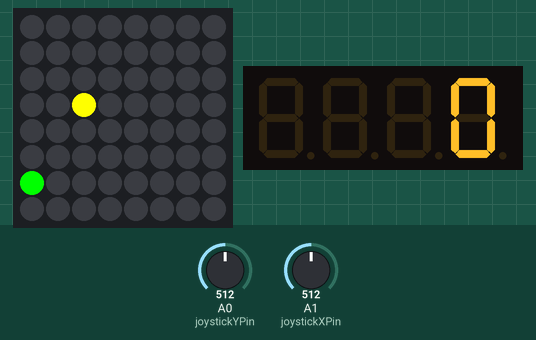
A sketch run on a simulated Arduino Uno, built with avr-gcc and run on an emulated ATmega328P. Parts: 8×8 RGB LED matrix (first LED top left, wired row by row), 4-digit seven-segment display. Inputs (shaded band) come from the test bench; at power-on: A1 (joystickXPin) = 512, A0 (joystickYPin) = 512. Random numbers use the default seed unless the sketch sets one; EEPROM starts erased.

Above: at 1.2 s.
1.3 s: A1 (joystickXPin) set to 90
At 1.9 s:
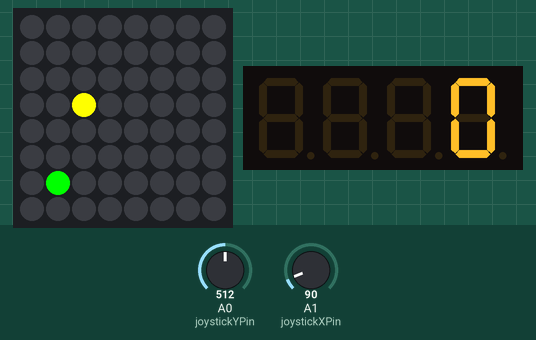
3.5 s: A0 (joystickYPin) set to 90
At 3.9 s:
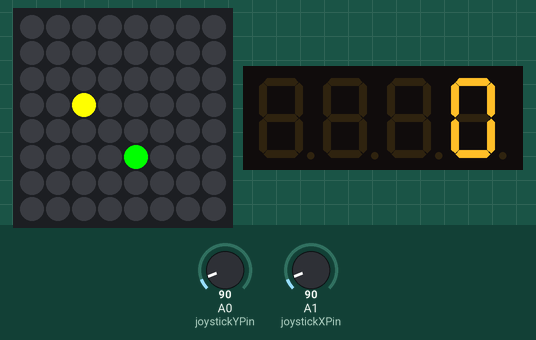
5.5 s: A0 (joystickYPin) set to 110
At 5.9 s:
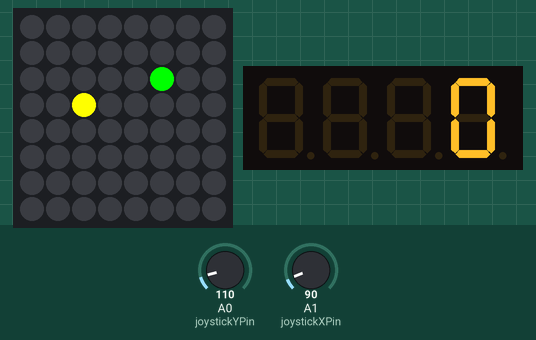
7.5 s: A0 (joystickYPin) set to 0
At 7.8 s:
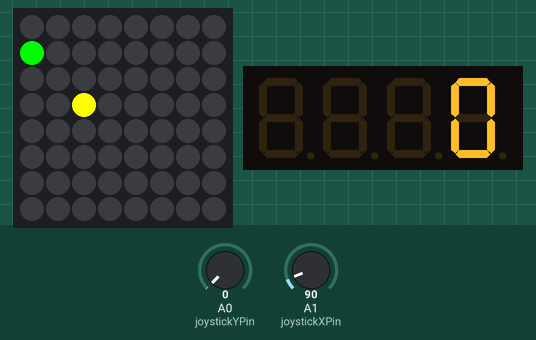
Timing chart, 0 to 10.5 s (numbered marks = the images above; inputs shaded):
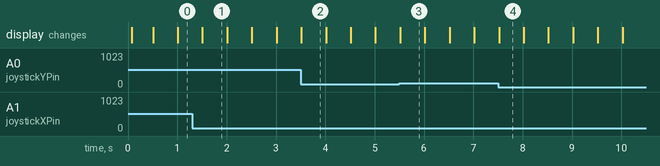

The sketch:

snake_2.ino
```cpp
#include <Wire.h>
#include "Adafruit_LEDBackpack.h"
#include "Adafruit_GFX.h"
#include <EEPROM.h>


// CONFIGURATION

// FPS to begin moving at
int beginRate = 2;

// # of points between levels
int levelInterval = 3;

// Milliseconds to wait before moving food
int moveFoodTimeout = 300;

// Screen size
int boardWidth = 8;
int boardHeight = 8;

// Snake & Food colors
uint16_t foodColor = LED_YELLOW;
uint16_t snakeColor = LED_GREEN;

// Initial position of the snake
int snakeInitialX = 0;
int snakeInitialY = 0;

// // //


// Joystick inputs
int joystickXPin = 1;
int joystickYPin = 0;

// EEPROM addresses for high score and
// next random seed
int seedAddr = 0;
int scoreAddr = 10;

// Game is paused
// Used for debugging
boolean paused = false;

// Convenience for snake direciton
enum direction {
	UP,
	DOWN,
	LEFT,
	RIGHT
};

// X, Y coordinate pair
struct point {
	int x;
	int y;
};

// Linked list to keep track of tail
// plist short for "point list"
struct plist {
	struct point coord;
	struct plist* next;
};

// Find plist length
int plistLength (struct plist* list) {

	if (!list) {
		return 0;
	}

	int counter = 1;

	struct plist item = *list;

	while (item.next) {
        counter++;
		item = *(item.next);
	}

	return counter;
}

// Remove the last element from plist
void plistPop (struct plist* list) {

	if (!list) {
		return;
	}

	struct plist* item = list;
	struct plist* last = item;

	while (item->next) {
		last = item;
		item = item->next;
	}

	// Deallocate memory for the node
	free(item);
	last->next = NULL;
}

// Add element to beginning of plist
struct plist* plistPush(struct plist* list, struct point item) {

	// Create a new item
    struct plist* newItem;

	// Allocate memory for the new item
    newItem = (struct plist*)malloc(sizeof(struct plist));

	// Fill the item with shit
    newItem->coord = item;
    newItem->next = list;

    return newItem;
}

// checks if a given point is in a given plist
boolean pointInPlist (struct point item, struct plist* list) {
	if (!list) {
		return false;
	}

	struct plist* cur = list;
	boolean i = true;

	do {
		if (pointsAreEqual(item, cur->coord)) {
			return true;
		}

		if (cur->next) {
			cur = cur->next;
		} else {
			i = false;
		}

	} while (i);

	return false;
}

boolean pointsAreEqual (struct point pA, struct point pB) {
	return pA.x == pB.x && pA.y == pB.y;
}

int timeout = -1;
long lastMillis;
float currentRate;
int interval;

struct point snakeHead;
struct plist* snakeTail;
int tailLength;
direction direction;
enum direction nextDirection;

int score;
struct point food;


Adafruit_BicolorMatrix matrix = Adafruit_BicolorMatrix();
Adafruit_7segment scoreboard = Adafruit_7segment();

// Seed the random number generator
// Otherwise each time the program runs it will
// use the same sequence of numbers for the food location.
// Saves a random number in EEPROM to seed with next time
void seed () {

	// Even if there's nothing at this location,
	// the default value is 255 so we'll be good anyway.
	int seed = EEPROM.read(seedAddr);
	randomSeed(seed);
	seed = seed + random();

	if (seed > 2147483646) {
		seed = random();
	}

	EEPROM.write(seedAddr, seed);
}


// Set up, or reset the game
void initializeGame () {

	// Put the food somewhere
	moveFood();

	score = 0;

	direction = RIGHT;
	tailLength = 0;

	snakeHead.x = snakeInitialX;
	snakeHead.y = snakeInitialY;

	// To do: clear out the entire linked list
	// this leads to a memory leak.
	snakeTail = NULL;

	currentRate = beginRate;
	interval = 1000 / currentRate;
}


void setup () {

	Serial.begin(9600);
	matrix.begin(0x72);
	scoreboard.begin(0x71);

	// Lower this value to save battery
	// Raise it to look awesomer
	matrix.setBrightness(10);
	seed();
	initializeGame();
}


void loop () {
	if (paused) {
		return;
	}

	// Routines that need to run every loop,
	// regardless of whether it's a frame
	checkDirection();
	checkTimeout();

	// Game frame
	if (millis() - lastMillis > interval) {
		lastMillis = millis();

		changeDirection();
		moveSnake();

		if (snakeTouchingSnake()) {
			endGame();
		}

		if (snakeTouchingFood()) {
			earnPoint();
			moveFood();
		}

		updateDisplay();
	}
}

// Checks to see if a direction change was requested
// Doesn't necessarily change it
void checkDirection () {

	struct point joystick = readJoystick();

	// Maybe adjust the thresholds?
	if (joystick.x > 1000) {
		nextDirection = LEFT;
	} else if (joystick.x < 100) {
		nextDirection = RIGHT;
	}

	if (joystick.y > 1000) {
		nextDirection = DOWN;
	} else if (joystick.y < 100) {
		nextDirection = UP;
	}
}

// The snake shouldn't be able to flip 180 degrees
// in one go. Checks if a direction change is valid,
// And changes it if so
void changeDirection () {
	if (nextDirection == LEFT && direction != RIGHT) {
		direction = LEFT;
	}

	if (nextDirection == RIGHT && direction != LEFT) {
		direction = RIGHT;
	}

	if (nextDirection == UP && direction != DOWN) {
		direction = UP;
	}

	if (nextDirection == DOWN && direction != UP) {
		direction = DOWN;
	}
}

// Tail must update first
// Basically, it moves to where the head is now,
// then the head moves.
void moveSnake () {
	moveSnakeTail();
	moveSnakeHead();
}

void moveSnakeHead() {
	snakeHead = alterPointByDirection(snakeHead);
}

void moveSnakeTail () {
	if (!tailLength) {
		return;
	}

	// Add the current snake head to the beginning of the plist
	snakeTail = plistPush(snakeTail, snakeHead);

	// Remove any pixels in the tail after the amount
	// required by the level.
	while (plistLength(snakeTail) > tailLength) {
		plistPop(snakeTail);
	}
}

// Moves a given point one pixel in the current direction
struct point alterPointByDirection (struct point item) {
	switch (direction) {
		case UP:
			item.y--;
		break;

		case DOWN:
			item.y++;
		break;

		case LEFT:
			item.x--;
		break;

		case RIGHT:
			item.x++;
		break;
	}


	if (item.y > (boardHeight - 1)) {
		item.y = 0;
	}

	if (item.y < 0) {
		item.y = boardHeight - 1;
	}


	if (item.x > (boardWidth - 1)) {
		item.x = 0;
	}

	if (item.x < 0) {
		item.x = boardWidth - 1;
	}

	return item;
}


boolean snakeTouchingSnake() {
	return pointInPlist(snakeHead, snakeTail);
}

boolean snakeTouchingFood() {
	return pointsAreEqual(snakeHead, food);
}

// The food moves slightly after the snake eats it
// If it moves either right away or on the next frame
// it's jarring and looks wrong
// So it moves a fraction of a second after to give
// a nice little hopping effect
void moveFood () {
	timeout = moveFoodTimeout;
}

void checkTimeout () {
	if (timeout == 0) {
		boolean pointInSnake = false;

		do {
			food.x = random(0, 7);
			food.y = random(0, 7);

			// Don't want to move the food to a point
			//currently occupied by part of the snake
			if (pointInPlist(food, snakeTail)) {
				pointInSnake = true;
			} else if (pointsAreEqual(food, snakeHead)) {
				pointInSnake = true;
			} else {
				pointInSnake = false;
			}
		} while (pointInSnake);

		updateDisplay();
	}

	if (timeout >= 0) {
		timeout--;
	}
}

void earnPoint () {
	score++;

	if (score % levelInterval == 0) {
		currentRate += .5;
		interval = 1000 / currentRate;
		tailLength++;
	}
}

void updateDisplay () {
	matrix.clear();

	drawFood();
	drawSnake();

	matrix.writeDisplay();

	scoreboard.print(score);
	scoreboard.writeDisplay();
}

void drawFood () {
	matrix.drawPixel(food.x, food.y, foodColor);
}

void drawSnake () {
	matrix.drawPixel(snakeHead.x, snakeHead.y, snakeColor);

	if (snakeTail) {
		struct plist tail = *snakeTail;

   		boolean i = true;
		do {
			matrix.drawPixel(tail.coord.x, tail.coord.y, snakeColor);

			if (tail.next) {
				tail = *(tail.next);
			} else {
				i = false;
			}

		} while(i);
	}
}

void endGame () {
//        interrupt();
//        return;

	for (int i = 0; i < boardHeight; i++) {
		matrix.drawLine(0, i, 7, i, LED_RED);
		matrix.writeDisplay();
		delay(100);
	}

	matrix.blinkRate(1);
	delay(2000);
	matrix.blinkRate(0);

	if (highScore()) {
		saveHighScore();
		displayCongrats();
	}

	initializeGame();
}

boolean highScore () {
	int hScore = EEPROM.read(scoreAddr);

	if (hScore && hScore != 255) {
		return score > hScore;
	} else {
		return true;
	}
}

void saveHighScore () {
	EEPROM.write(scoreAddr, score);
}

void displayCongrats () {
	matrix.setTextWrap(false);  // we dont want text to wrap so it scrolls nicely
	matrix.setTextSize(1);
	matrix.setTextColor(LED_GREEN);

	for (int8_t x=7; x>=-100; x--) {
		matrix.clear();
		matrix.setCursor(x,0);
		matrix.print("You rock! High Score!");
		matrix.writeDisplay();
		delay(50);
	}
}

struct point readJoystick () {
	struct point joyval;

	joyval.x = analogRead(joystickXPin);
	joyval.y = analogRead(joystickYPin);

	return joyval;
}

void interrupt () {
	paused = true;
}
```

Measured:
- what the display in image 1 shows lasts 0.5 s, from 1.5 s to 2.0 s
